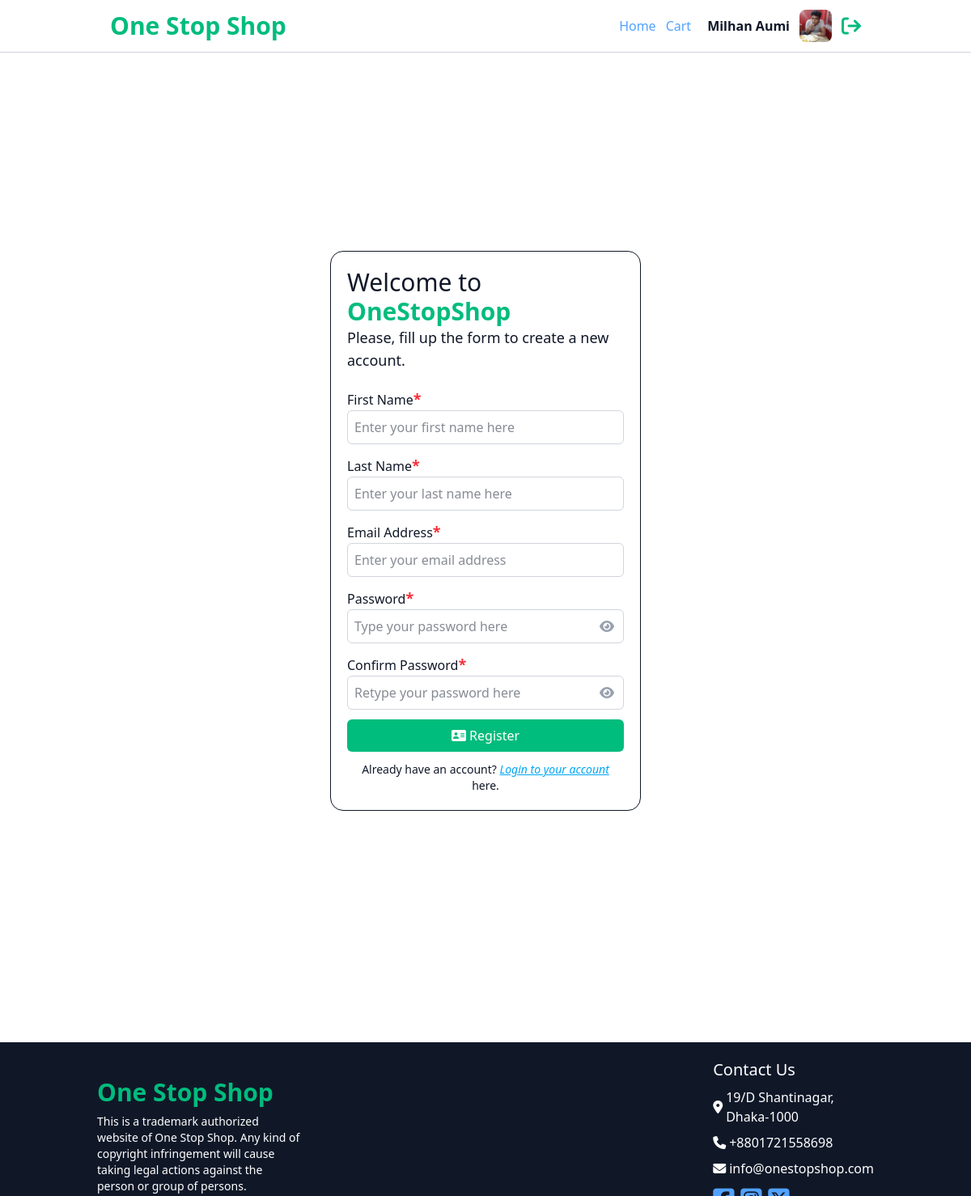
Page /accounts/register/ (signed in) on the committed database.
### accounts/models.py (models this page shows)
class CustomUser(AbstractUser):
    email = models.EmailField(unique=True)
    is_verified = models.BooleanField(default=False)
    address = models.TextField(blank=True, null=True)
    city = models.CharField(max_length=100, blank=True, null=True)
    postal_code = models.CharField(max_length=20, blank=True, null=True)
    country = models.CharField(max_length=100, blank=True, null=True)
    phone_number = models.CharField(max_length=20, blank=True, null=True)
    profile_picture = models.ImageField(upload_to='profile_pictures/', blank=True, null=True)
    USERNAME_FIELD = 'email'
    REQUIRED_FIELDS = []
    username = None
    objects = CustomUserManager()

### accounts/views.py (the view, shortened to what this page needs)
# urls.py: path('register/', views.register, name='register'),
def register(request):
    return render(request, 'register.html')

### accounts/templates/register.html (shortened to what this page needs)
{% extends 'base.html' %}
{% load static %}
{% block content %}
<section class="min-h-[80vh] flex justify-center items-center py-10">
    <div class="w-2/5 mx-auto shawdow p-5 rounded-2xl border text-gray-900 space-y-5">
        <div>
            <h2 class="text-3xl font-light">Welcome to <span class="font-bold text-emerald-500">OneStopShop</span></h2>
            <h3 class="text-lg font-medium">Please, fill up the form to create a new account.</h3>
        </div>
        <form action="" method="POST" class="text-gray-900 space-y-3">
            <div>
                <label for="first_name">First Name<span class="text-lg font-bold text-red-500">*</span></label>
                <input type="text" name="first_name" id="first_name" placeholder="Enter your first name here"
                    class="w-full border border-gray-300 rounded-md p-2"
                    value="{{ form.first_name.value|default_if_none:'' }}" required>
            </div>
            <div>
                <label for="last_name">Last Name<span class="text-lg font-bold text-red-500">*</span></label>
                <input type="text" name="last_name" id="last_name" placeholder="Enter your last name here"
                    class="w-full border border-gray-300 rounded-md p-2"
                    value="{{ form.last_name.value|default_if_none:'' }}" required>
            </div>
            <div>
                <label for="email">Email Address<span class="text-lg font-bold text-red-500">*</span></label>
                <input type="email" name="email" id="email" placeholder="Enter your email address"
                    class="w-full border border-gray-300 rounded-md p-2"
                    value="{{ form.email.value|default_if_none:'' }}" required>
            </div>
            <div>
                <label for="password1">Password<span class="text-lg font-bold text-red-500">*</span></label>
                <div class="relative">
                    <input type="password" name="password1" id="password1" placeholder="Type your password here"
                        class="w-full border border-gray-300 rounded-md p-2"
                        value="{{ form.password1.value|default_if_none:'' }}" required>
                    <button type="button" id="toggle-reg-password"
                        class="absolute top-0 right-3 h-full text-gray-400 hover:text-gray-900 duration-300">
                        <i class="fa-solid fa-eye"></i>
                    </button>
                </div>
            </div>
            <div>
                <label for="password2">Confirm Password<span class="text-lg font-bold text-red-500">*</span></label>
                <div class="relative">
                    <input type="password" name="password2" id="password2" placeholder="Retype your password here"
                        class="w-full border border-gray-300 rounded-md p-2"
                        value="{{ form.password2.value|default_if_none:'' }}" required>
                    <button type="button" id="toggle-reg-con-password"
                        class="absolute top-0 right-3 h-full text-gray-400 hover:text-gray-900 duration-300">
                        <i class="fa-solid fa-eye"></i>
                    </button>
                </div>
            </div>
            <button type="submit"
                class="w-full bg-emerald-500 text-white py-2 rounded-md hover:opacity-70 duration-300">
                <i class="fa-solid fa-address-card"></i>
                Register
            </button>
            <p class="text-center text-sm">Already have an account? <a href="{% url 'login' %}"
                    class="!text-sky-500 italic underline font-medium hover:opacity-70 duration-300">Login to your
                    account</a> here.</p>
        </form>
    </div>
</section>
{% endblock %}

### templates/base.html (shortened to what this page needs)
{% load static %}
<!DOCTYPE html>
<html lang="en">
<head>
    <link href="https://cdn.jsdelivr.net/npm/pagedone@1.2.2/src/css/pagedone.css " rel="stylesheet" />
    <script src="https://cdn.jsdelivr.net/npm/@tailwindcss/browser@4"></script>
    <link rel="stylesheet" href="https://cdnjs.cloudflare.com/ajax/libs/font-awesome/6.7.2/css/all.min.css"
 />
</head>
<body>
    <header class="sticky top-0 border-b border-gray-300 py-3 px-5 bg-white z-[9999]">
        <nav class="w-4/5 mx-auto flex items-center justify-between">
            <a href="{% url 'home' %}" class="cursor-pointer hover:opacity-70 duration-300">
                <h1 class="font-semibold text-emerald-500 text-3xl">One Stop Shop</h1>
            </a>
            <div class="flex items-center gap-5">
                <ul class="flex items-center gap-3 !text-blue-400">
                    <li>
                        <a href="{% url 'home' %}" class="font-medium hover:!text-blue-300 duration-300">Home</a>
                    </li>
                    {% if user.is_authenticated %}
                    <li>
                        <a href="#" class="text-blue-400 font-medium hover:text-blue-300 duration-300">Cart</a>
                    </li>
                    {% endif %}
                </ul>
                {% if not user.is_authenticated %}
                <a href="{% url 'login' %}"
                    class="bg-sky-500 text-white px-8 py-2 cursor-pointer hover:opacity-70 duration-300 rounded-md">
                    <i class="fa-solid fa-user"></i>
                    Login / Register
                </a>
                {% else %}
                <div class="flex items-center gap-3">
                    <p class="text-gray-900 font-semibold">{{user.first_name}} {{user.last_name}}</p>
                    {% if user.profile_picture %}
                    <div class="size-10 rounded-lg overflow-hidden">
                        <img src="{{user.profile_picture.url}}" class="w-full h-full object-cover"
                            alt="Avatar of {{user.first_name}} {{user.last_name}}" />
                    </div>
                    {% else %}
                    <a href="{% url 'dashboard' %}"
                        class="flex items-center justify-center bg-gray-300 size-10 rounded-md hover:opacity-70 duration-300">
                        <i class="fa-solid fa-user text-2xl text-gray-400"></i>
                    </a>
                    {% endif %}
                    <a title="Logout" href="{% url 'logout' %}"
                        class="text-emerald-500 text-2xl cursor-pointer hover:!text-red-500 duration-300">
                        <i class="fa-solid fa-arrow-right-from-bracket"></i>
                    </a>
                </div>
                {% endif %}
            </div>
        </nav>
    </header>
    <main class="w-4/5 mx-auto min-h-[500px]">
        {% block content %}
        {% endblock %}
    </main>
    <footer class="border-t bg-gray-900 text-white mt-10">
        <div class="w-4/5 flex items-center justify-between mx-auto py-5">
            <div class="space-y-2">
                <h1 class="text-3xl font-semibold text-emerald-500">One Stop Shop</h1>
                <p class="w-1/3 text-sm">This is a trademark authorized website of One Stop Shop. Any kind of copyright
                    infringement will
                    cause taking legal actions
                    against the person or group of persons.</p>
            </div>
            <div class="space-y-2">
                <h2 class="text-xl font-medium">Contact Us</h2>
                <div class="flex items-center gap-1">
                    <i class="fa-solid fa-location-dot"></i>
                    <p>19/D Shantinagar, Dhaka-1000</p>
                </div>
                <div class="flex items-center gap-1">
                    <i class="fa-solid fa-phone"></i>
                    <p>+8801721558698</p>
                </div>
                <div class="flex items-center gap-1">
                    <i class="fa-solid fa-envelope"></i>
                    <p>info@onestopshop.com</p>
                </div>
                <div class="text-3xl !text-blue-400">
                    <a href="https://www.facebook.com" class="inline-block hover:!text-blue-300 duration-300"
                        target="_blank">
                        <i class="fa-brands fa-square-facebook"></i>
                    </a>
                    <a href="https://www.instagram.com" class="inline-block hover:!text-blue-300 duration-300"
                        target="_blank">
                        <i class="fa-brands fa-square-instagram"></i>
                    </a>
                    <a href="https://www.x.com" class="inline-block hover:!text-blue-300 duration-300" target="_blank">
                        <i class="fa-brands fa-square-x-twitter"></i>
                    </a>
                </div>
            </div>
        </div>
    </footer>
</body>
</html>

### rows in the picture
CustomUser: first_name "Milhan", last_name "Aumi", profile_picture (picture)
